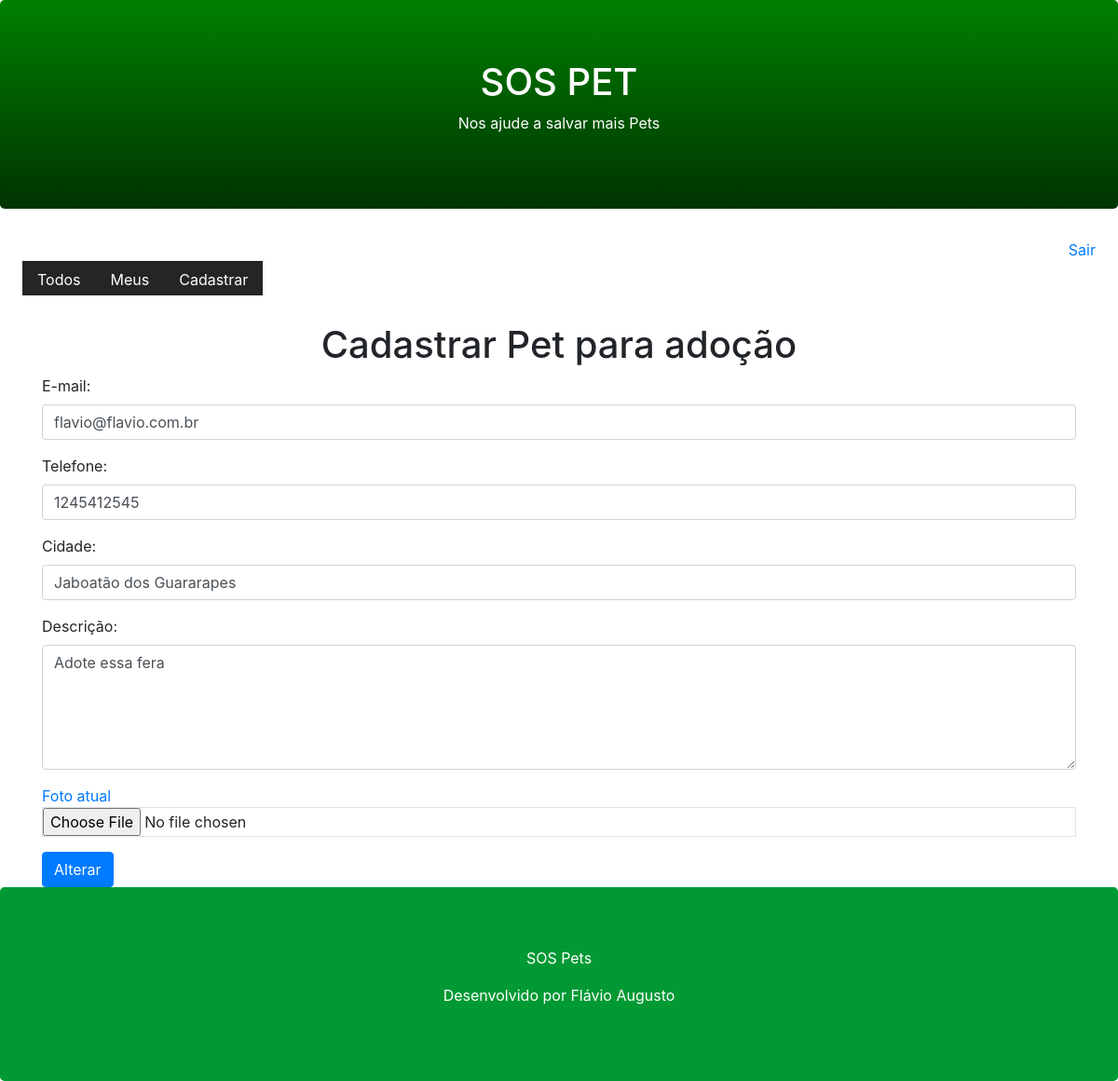
The page /pet/register/?id=3 (signed in) on the database as committed earlier.
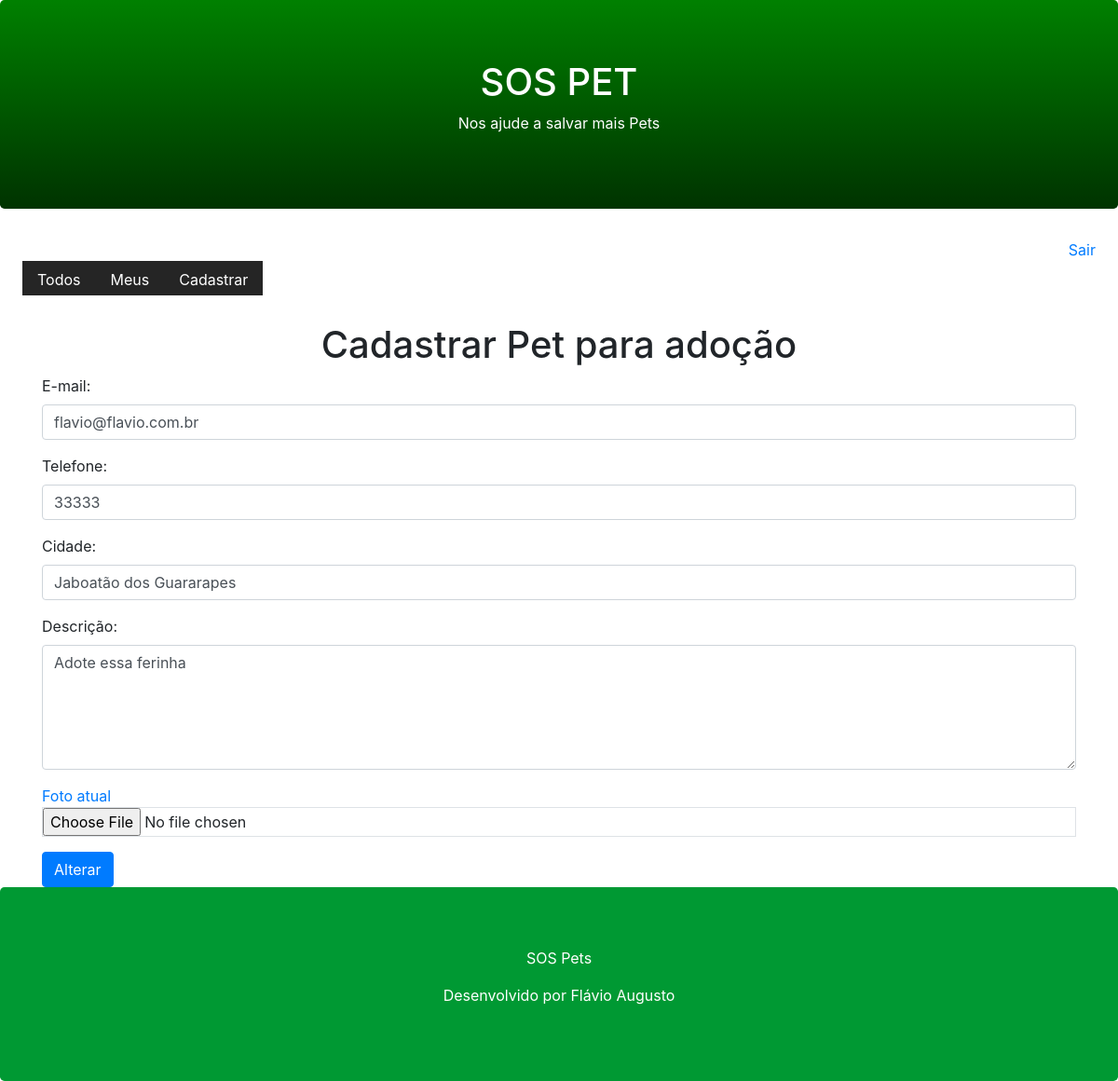
The same page on the database as committed later.
### core/models.py (models this page shows, shortened)
class Pet(models.Model):
    cidade = models.CharField(max_length=100)
    descricao = models.TextField()
    fone = models.CharField(max_length=11)
    email = models.EmailField()
    data_registro = models.DateTimeField(auto_now_add=True)
    foto = models.ImageField(upload_to='pet')
    ativo = models.BooleanField(default=True)
    usuario = models.ForeignKey(User, on_delete=models.CASCADE)
    class Meta:
        db_table = 'pet'

### core/views.py (the view)
# urls.py: path('pet/register/', views.register_pet),
@login_required(login_url='/login/')
def register_pet(request):
    pet_id = request.GET.get('id')
    if pet_id:
        pet = Pet.objects.get(id=pet_id)
        if pet.usuario == request.user:
            return render(request, 'register-pet.html', {'pet':pet})
    return render(request, 'register-pet.html')

### core/templates/register-pet.html (shortened to what this page needs)
{% extends "model-page.html" %}
{% block content %}
    <h1 class="text-center">Cadastrar Pet para adoção</h1>
    <form enctype="multipart/form-data" action="submit", method="POST">{% csrf_token %}
        <div class="container">
            <div class="form-group">
                <label for="email">E-mail:</label>
                <input class="form-control" name="email" type="text" value="{{ pet.email }}">
            </div>
            <div class="form-group">
                <label for="phone">Telefone:</label>
                <input class="form-control" name="phone" type="text" value="{{ pet.fone }}">
            </div>
            <div class="form-group">
                <label for="city">Cidade:</label>
                <input class="form-control" name="city" type="text" value="{{ pet.cidade }}">
            </div>
            <div class="form-group">
                <label for="description">Descrição:</label>
                <textarea class="form-control" name="description" rows="5">{{ pet.descricao }}</textarea>
            </div>
            <div class="form-group">
                <a href="/media/{{ pet.foto }}" target="blank">Foto atual</a>
                <input type="file" class="form-control-file border" name="file" accept="image/*">
            </div>
            <button type="submit" class="btn btn-primary">
                {% if pet %}
                    Alterar
                {% else %}
                    Cadastrar
                {% endif %}
            </button>
        </div>
    </form>
{% endblock %}

Rows that differ between the two databases and show on the page:
changed Pet "flavio@flavio.com.br": phone "1245412545" → "33333"; description "Adote essa fera" → "Adote essa ferinha"
